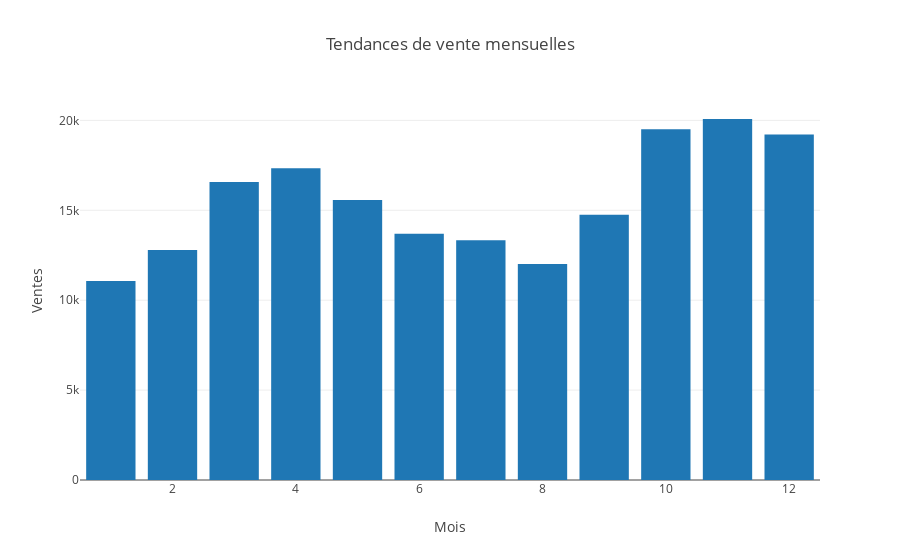

Notebook code cell kept with this figure:
### Code cell
// Afficher le graphique
plot(Seq(barChart), layout)

### Figure 1 — Plotly figure (JSON) as saved in the notebook; plotly's stock layout.template omitted (floating-point values rounded to 4 significant figures)
{"data": [{"type": "bar", "x": ["1", "2", "3", "4", "5", "6", "7", "8", "9", "10", "11", "12"], "y": [11071, 12788, 16573, 17341, 15578, 13697, 13341, 12012, 14753, 19506, 20078, 19212]}], "layout": {"title": "Tendances de vente mensuelles", "xaxis": {"title": "Mois"}, "yaxis": {"title": "Ventes"}}}
